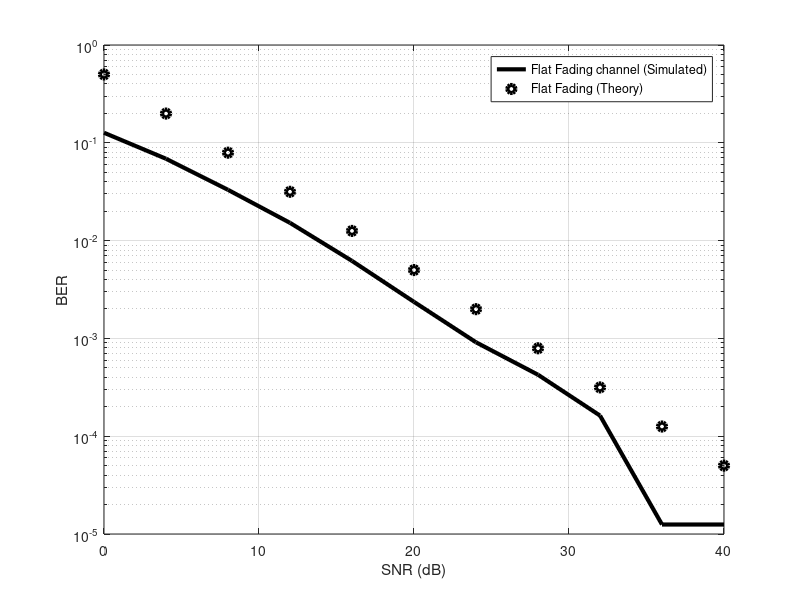

Here is the MATLAB script that generated this plot:
clear all
close all
clc
SNR=0:4:40;
SNRn=10.^(SNR/10);
N=800; %Number of bits
M=100; % Number of Experiments
fBER=zeros(1,length(SNR));
for mo=1:M 
xbase=sign(randn(1,N)); %BPSK
cc=0.707*(randn(1,N)+sqrt(-1)*randn(1,N));
Sigpow=1;
for ss=1:length(SNR) %Assuming channel is known at the receiver
noipow=Sigpow/SNRn(ss); % AWGN channel
ybase=xbase.*cc+sqrt(noipow)*(randn(1,N));
yfa=conj(cc).*ybase; ydet=(sign(real(yfa)));
err_pos=find(ydet~=xbase);
BERa(ss)=length(err_pos)/N;
end
fBER=fBER+BERa;
end
 
 
% Theoretical Approximate (Analytical) formulae
BERana=1./(2*SNRn); %Plotting
semilogy(SNR,fBER/M,'k','LineWidth',3)
hold on
semilogy(SNR,BERana,'ko','LineWidth',3);
hold on
grid on
xlabel('SNR (dB)');
ylabel('BER');
legend('Flat Fading channel (Simulated)','Flat Fading (Theory)');
